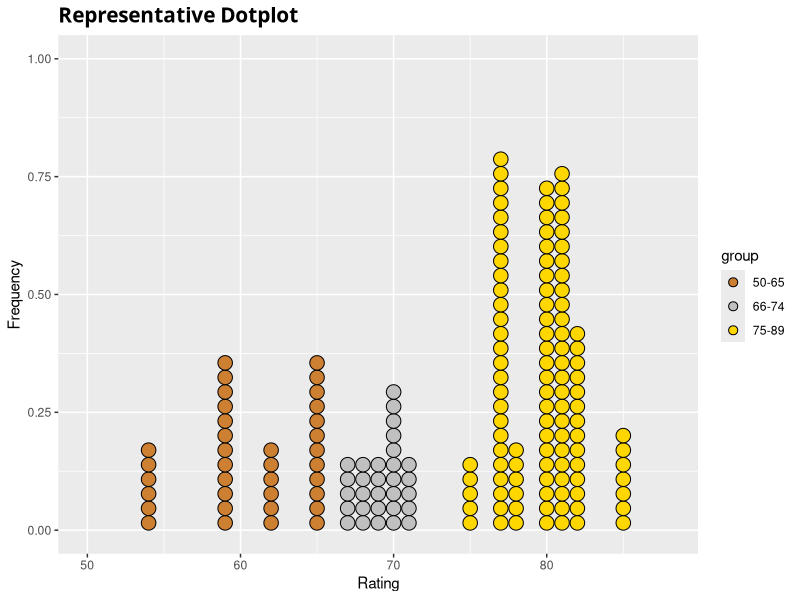

This figure's R source:
x <- read.csv("dotSet.csv", header =F)$V1
df <- data.frame(x)
df$group = ifelse(df$x < 66, "50-65", ifelse(df$x < 75, "66-74", "75-89"))
library(ggplot2)
ggplot(df, aes(x, fill = group)) + geom_dotplot(binwidth=.95) + scale_fill_manual(values = c("50-65" = "#CD7F32", "66-74" = "#C0C0C0","75-89" = "gold"))  + xlim(50,88) + ggtitle("Representative Dotplot") + labs(x="Rating",y="Frequency") + theme(plot.title = element_text(family = "Trebuchet MS",  face="bold", size=15))


